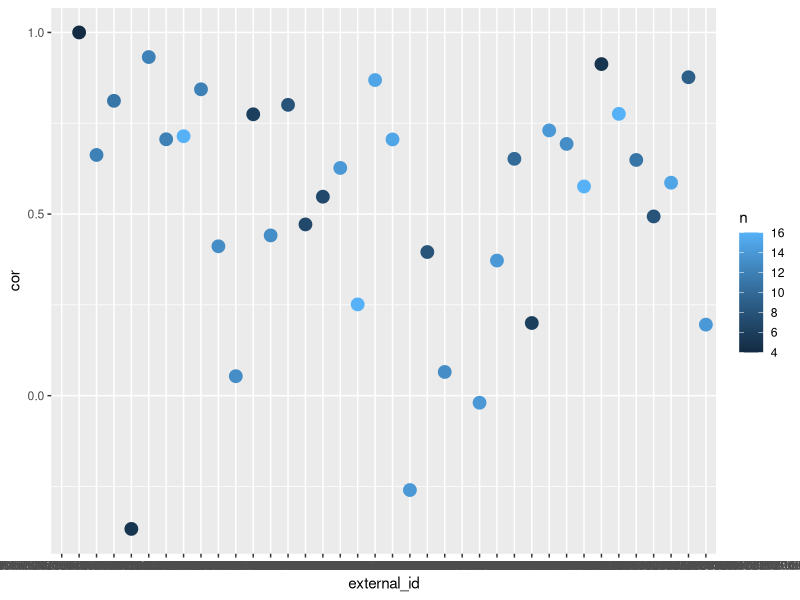
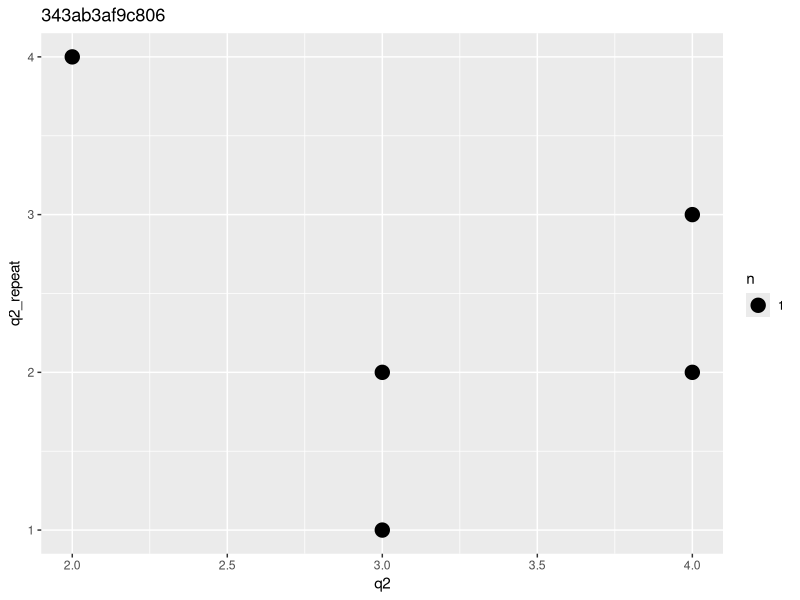
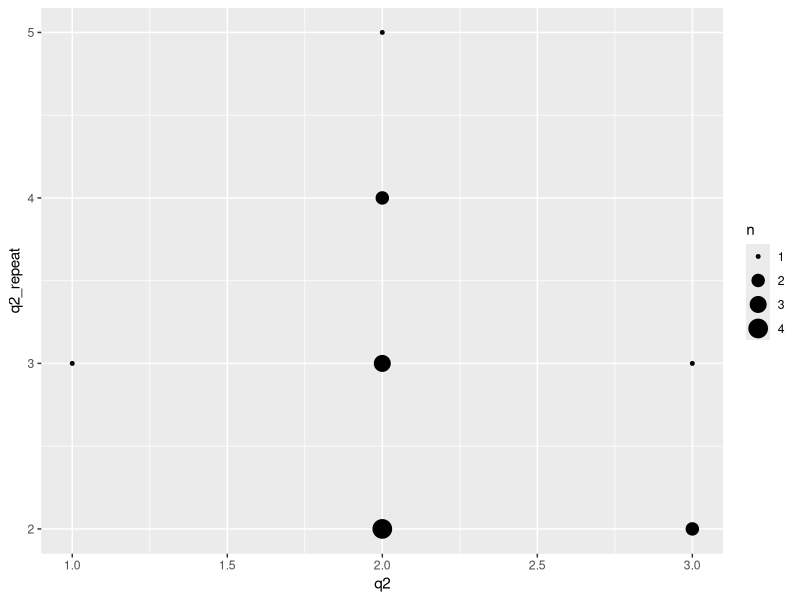
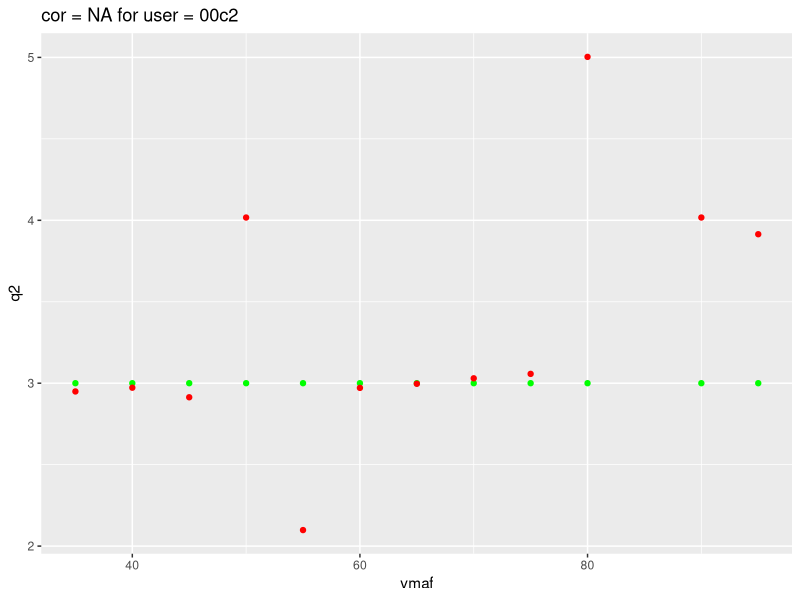
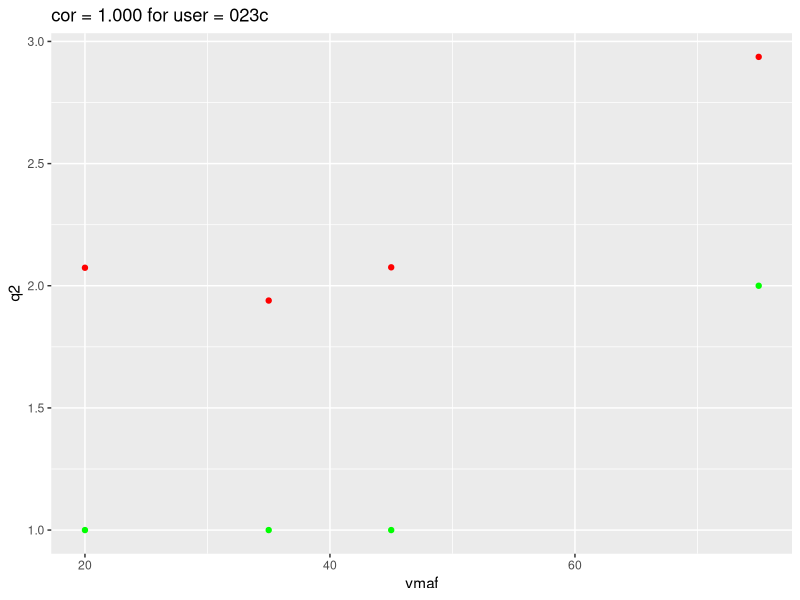
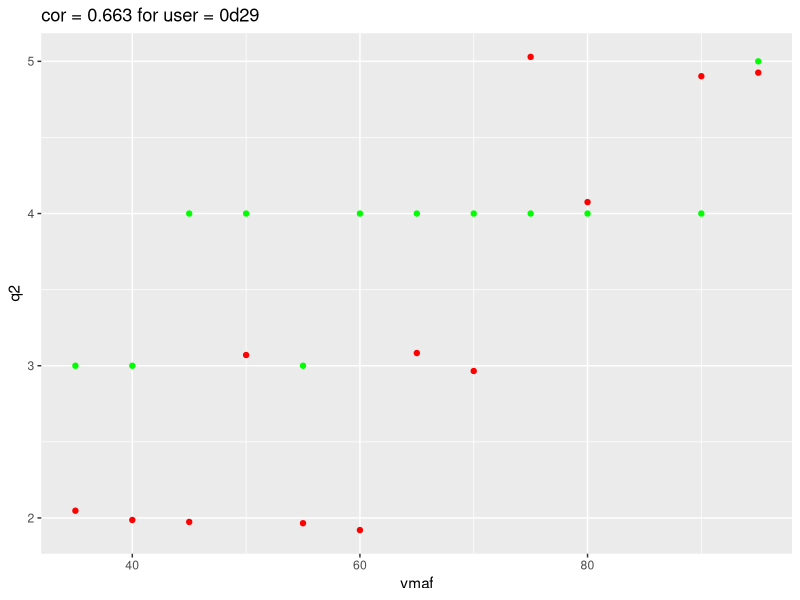
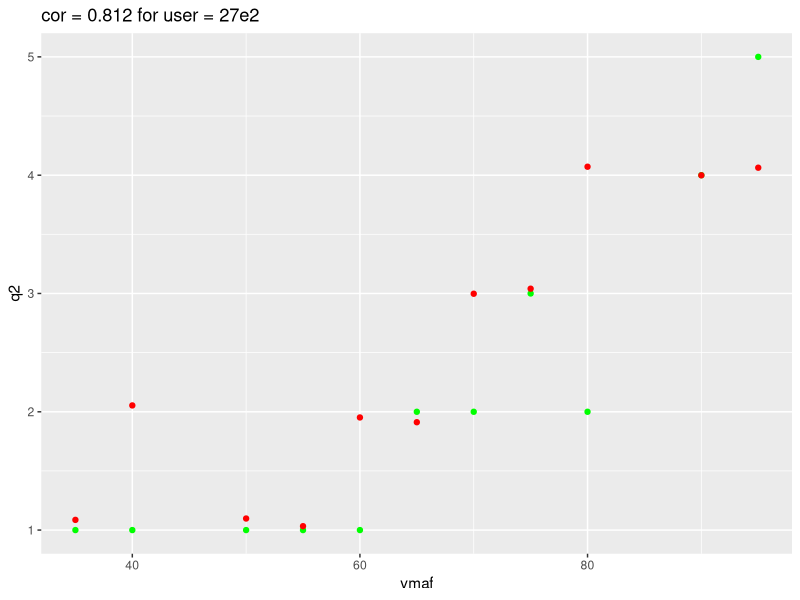
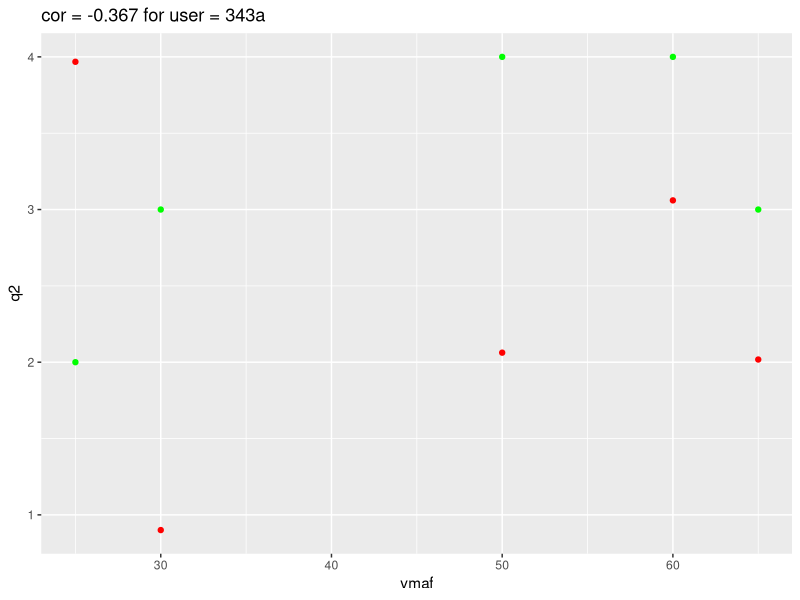

Here is the R script that generated these plots, in order:
library(tidyverse)

data_dif <- read_csv("dataframe_MOS_difference.csv")
data_dif <- data_dif %>%
  mutate(vmaf = as.numeric(str_extract(video, ".."))) %>%
  mutate(user = str_extract(external_id, "...."))

res <- data_dif %>%
  group_by(external_id) %>%
  summarize(cor = cor(q2, q2_repeat), n = n())
res %>%
  ggplot(aes(external_id, cor, color = n)) + geom_point(size = 4)

data_dif %>%
  filter(external_id == "343ab3af9c806c97a240534e27177c3230347c333dd171df36f0593ac53c2bef") %>%
  ggplot(aes(q2, q2_repeat)) + 
  geom_count() +
  labs(title = "343ab3af9c806")


tmp <- data_dif %>%
  filter(external_id == "343ab3af9c806c97a240534e27177c3230347c333dd171df36f0593ac53c2bef")

data_dif %>%
  filter(external_id == "898c19efb1ec4f9ab886b4a4e4abff904c6c3b1fdde0d70cfbd84214ed12e8dc") %>%
  ggplot(aes(q2, q2_repeat)) + geom_count()

users <- unique(data_dif$user)
for (user_idx in users){
  p <- data_dif %>%
    filter(user == user_idx) %>%
    ggplot(aes(vmaf, q2)) + 
      geom_point(color = "green") + 
      geom_jitter(aes(vmaf, q2_repeat), color = "red", 
                  position = position_jitter(h=0.1, w=0)) + 
      labs(title = sprintf("cor = %.3f for user = %s", 
                           cor(data_dif$q2[data_dif$user == user_idx], 
                               data_dif$q2_repeat[data_dif$user == user_idx]), 
                           user_idx))
  print(p)
}

 